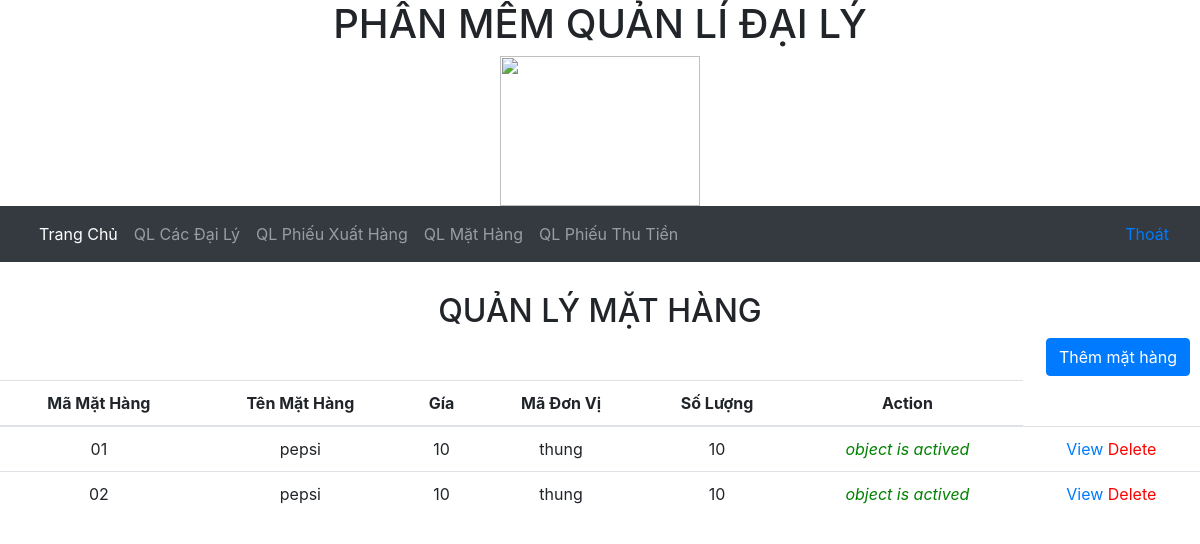
The page /QLMH/ (signed in) on the database its author committed.
### home/models.py (models this page shows, shortened)
class MatHang(models.Model):
        mamathang = models.CharField(max_length=100, primary_key=True)
        tenmathang = models.CharField(max_length=100)
        gia=models.CharField(max_length=1000000)
        madonvi=models.ForeignKey(DonViTinh,on_delete=models.CASCADE)
        soluong=models.CharField(max_length=100)
        active2 = models.BooleanField(default=True)

class DonViTinh(models.Model):
    madonvitinh = models.CharField(max_length=100, primary_key=True)
    tendonvitinh = models.CharField(max_length=100)
    def __str__(self):
        return self.tendonvitinh

### home/views.py (the view)
# urls.py: path('QLMH/',manage_MatHang,name='mh'),
@login_required(login_url='/dangNhap')
def manage_MatHang(request):
    mh=MatHang.objects.all()
    for i in mh:
        print(i.active2)
    return render(request,'pages/QuanLyMatHang.html',{'matHang':mh})

### home/templates/pages/QuanLyMatHang.html (shortened to what this page needs)
<link rel="stylesheet" href="https://stackpath.bootstrapcdn.com/bootstrap/4.5.0/css/bootstrap.min.css"
>
{% extends 'pages/navigationBar.html' %}
{% block content %}
    <nav class="navbar navbar-expand-lg bg-dark navbar-dark">
        <div class="container-fluid">
            <ul class="nav navbar-nav">
                <li class="active"><a class="nav-link" href="home.html">Trang Chủ</a></li>
                <li class="nav-item"><a class="nav-link" href="http://127.0.0.1:8000/HoSoDL/">QL Các Đại Lý</a></li>
                <li class="nav-item"><a class="nav-link" href="http://127.0.0.1:8000/QLPXH/">QL Phiếu Xuất Hàng</a></li>
                <li class="nav-item"><a class="nav-link" href="http://127.0.0.1:8000/QLMH/">QL Mặt Hàng</a></li>
                <li class="nav-item"><a class="nav-link" href="http://127.0.0.1:8000/QLPTT/">QL Phiếu Thu Tiền</a></li>
            </ul>
            <ul class="nav navbar-nav justify-content-end">
                {% if request.user.is_authenticated %}
                    <li>
                        <a href="http://127.0.0.1:8000/thoat/">Thoát</a>
                    </li>
                {% endif %}
            </ul>
        </div>
    </nav>
    <div class="text-center" style="margin-top: 30px">
        <h2>QUẢN LÝ MẶT HÀNG</h2>
        <div class="float-md-right" style="margin-right: 10px">
            <a href="{% url 'MHForm' %}" class="btn btn-primary">Thêm mặt hàng</a>
        </div>
        <table class="table table-hover text-center" style="margin-top: 50px">
            <thead>
            <tr class="active">
                <th class="text-center">Mã Mặt Hàng</th>
                <th class="text-center">Tên Mặt Hàng</th>
                <th class="text-center">Gía</th>
                <th class="text-center">Mã Đơn Vị</th>
                <th class="text-center">Số Lượng</th>
                <th class="text-center">Action</th>
            </tr>
            </thead>
            <tbody>
            {% for item in matHang %}
                <tr>
                    <td>{{ item.mamathang }}</td>
                    <td>{{ item.tenmathang }}</td>
                    <td>{{ item.gia }}</td>
                    <td>{{ item.madonvi }}</td>
                    <td>{{ item.soluong }}</td>
                    {% if item.active2 %}
                        <td>
                            <i style="color: green">object is actived</i>
                        </td>
                    {% else %}
                        <td>
                            <i style="color: red">object is delete</i>
                        </td>
                    {% endif %}
                    <td>
                        <a href="{% url 'modify_MH' item.mamathang %}">View</a>
                        {% if item.active2 %}
                            <a href="{% url 'delete-MH' item.mamathang %}" style="color: red">Delete</a>
                        {% endif %}
                    </td>
                </tr>
            {% endfor %}
            </tbody>
        </table>
    </div>
{% endblock %}

### home/templates/pages/navigationBar.html (shortened to what this page needs)
{% extends "pages/base.html" %}

### home/templates/pages/base.html (shortened to what this page needs)
{% load static %}
<!DOCTYPE html>
<html lang="en">
<head>
    <link rel="stylesheet" href="https://maxcdn.bootstrapcdn.com/bootstrap/4.5.0/css/bootstrap.min.css">
    <link rel="stylesheet" href="https://use.fontawesome.com/releases/v5.7.0/css/all.css"
>
</head>
<body>
    <div class="container text-center">
        <h1>PHẦN MỀM QUẢN LÍ ĐẠI LÝ</h1>
         <img src="{% static 'images/nenCNPM.png' %}" style="height: 150px; width: 200px;">
      </div>
    {% block content %}
    {% endblock %}
</body>
</html>

### rows shown on the page
MatHang: mamathang "01", tenmathang "pepsi", gia "10", madonvi "thung", soluong "10", active2 "object is actived"
MatHang: mamathang "02", tenmathang "pepsi", gia "10", madonvi "thung", soluong "10", active2 "object is actived"
